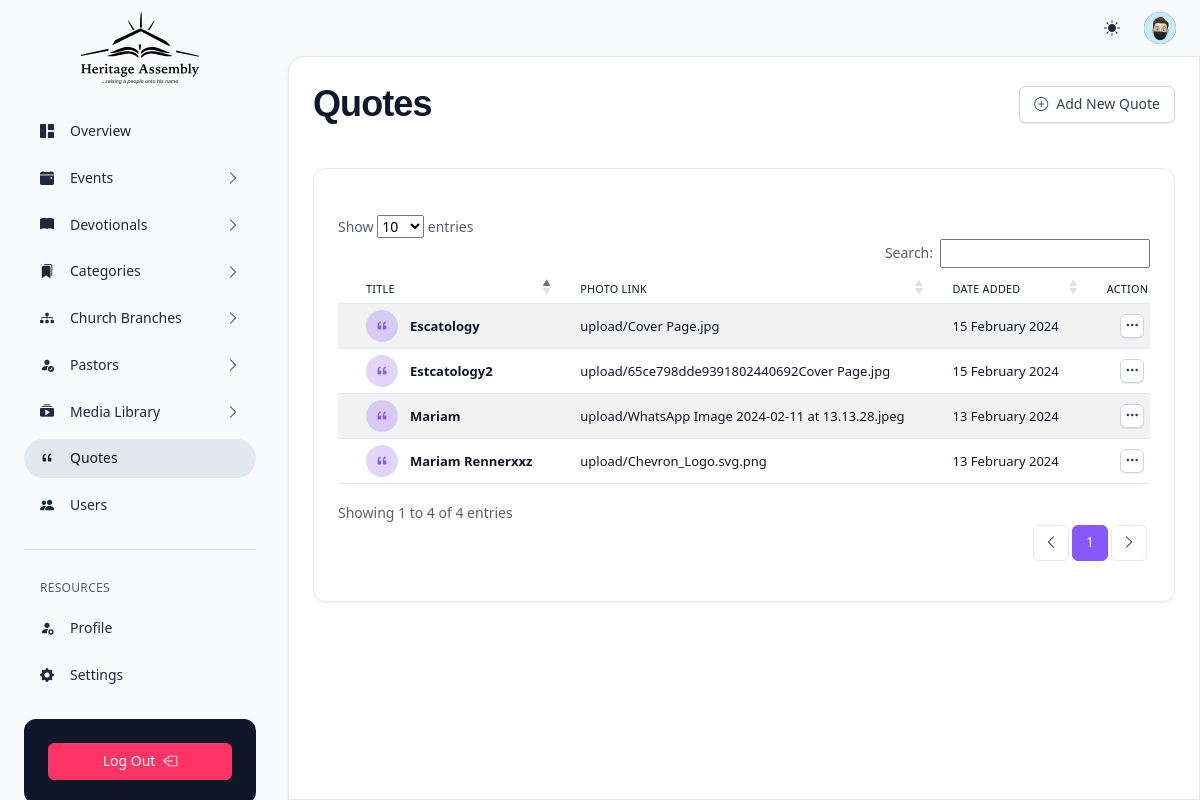
Page /quotes.php (signed in) on the committed database.
### tables this page shows
CREATE TABLE `tbl_quote` (
  `id` int(11) NOT NULL,
  `title` varchar(100) NOT NULL,
  `link` varchar(255) NOT NULL,
  `dateCreated` datetime DEFAULT current_timestamp()
);

### quotes.php (the view, shortened to what this page needs)
<?php
    include "./components/header.php";
    require_once "./auth/delete.php";
?>
    <div class="d-flex flex-column flex-lg-row h-lg-100 gap-1">
        <?php include "./components/side-nav.php"; ?>
        <div class="flex-lg-fill overflow-x-auto ps-lg-1 vstack vh-lg-100 position-relative">
            <?php include "./components/topnav.php"; ?>
            <div class="flex-fill overflow-y-lg-auto scrollbar bg-body rounded-top-4 rounded-top-start-lg-4 rounded-top-end-lg-0 border-top border-lg shadow-2">
                <main class="container-fluid px-3 py-5 p-lg-6 p-xxl-8">
                    <div class="mb-6 mb-xl-10">
                        <div class="row g-3 align-items-center">
                            <div class="col">
                                <h1 class="ls-tight">Quotes</h1>
                            </div>
                            <div class="col">
                                <div class="hstack justify-content-end">
                                    <a href="new-quote" class="btn d-inline-flex btn-sm btn-neutral"><span class="pe-2"><i class="bi bi-plus-circle"></i></span> <span>Add New Quote</span></a>
                                </div>
                            </div>
                        </div>
                    </div>
                    <div class="row g-3 g-xxl-6">
                        <div class="col-xxl-12">
                            <div class="vstack gap-3 gap-md-6">
                                <div class="card">
                                    <div class="card-body pb-0">
                                        <div class="table-responsive mb-10 mt-5">
                                            <table id="quotes" class="table table-hover table-striped table-sm table-nowrap">
                                                <thead>
                                                    <tr>
                                                        <th scope="col">
                                                            <div class="d-flex align-items-center gap-2 ps-1">
                                                                <span>Title</span>
                                                            </div>
                                                        </th>
                                                        <th scope="col">Photo Link</th>
                                                        <th scope="col">Date Added</th>
                                                        <th scope="col" class="d-none text-end d-xl-table-cell">Action</th>
                                                    </tr>
                                                </thead>
                                                <tbody>
                                                    <?php
                                                    $select_query = "SELECT * FROM tbl_quote ORDER BY dateCreated ASC";
                                                        $result = mysqli_query($conn, $select_query);
                                                        if (mysqli_num_rows($result) > 0) {
                                                            while($row = mysqli_fetch_assoc($result)) {
                                                                $title = $row['title'];
                                                                $link = $row['link'];
                                                                $dateCreated = $row['dateCreated'];
                                                                $date = strtotime($dateCreated);
                                                    ?>
                                                    <tr>
                                                        <td>
                                                            <div class="d-flex align-items-center gap-3 ps-1">
                                                                <div class="d-xl-inline-flex icon icon-shape w-rem-8 h-rem-8 rounded-circle text-sm bg-primary bg-opacity-25 text-primary"><i class="bi bi-quote"></i></div>
                                                                <div><span class="d-block text-heading fw-bold"><?php echo $title; ?></span></div>
                                                            </div>
                                                        </td>
                                                        <td><?php echo $link; ?></td>
                                                        <td><?php echo date('j F Y', $date); ?></td>
                                                        <td class="text-end">
                                                            <div class="dropdown">
                                                            <button type="button" class="btn btn-sm btn-square btn-neutral w-rem-6 h-rem-6" data-bs-toggle="dropdown" aria-haspopup="false" aria-expanded="false"><i class="bi bi-three-dots"></i></button>
                                                            </div>
                                                        </td>
                                                    </tr>
                                                    <?php
                                                            }
                                                        }
                                                    ?>
                                                </tbody>
                                            </table>
                                        </div>
                                    </div>
                                </div>
                            </div>
                        </div>
                    </div>
                </main>
            </div>
        </div>
    </div>
<?php
include "./components/footer.php";
?>

### rows in the picture
tbl_quote: title "Mariam", link "upload/WhatsApp Image 2024-02-11 at 13.13.28.jpeg", dateCreated "13 February 2024"
tbl_quote: title "Mariam Rennerxxz", link "upload/Chevron_Logo.svg.png", dateCreated "13 February 2024"
tbl_quote: title "Escatology", link "upload/Cover Page.jpg", dateCreated "15 February 2024"
tbl_quote: title "Estcatology2", link "upload/65ce798dde9391802440692Cover Page.jpg", dateCreated "15 February 2024"
